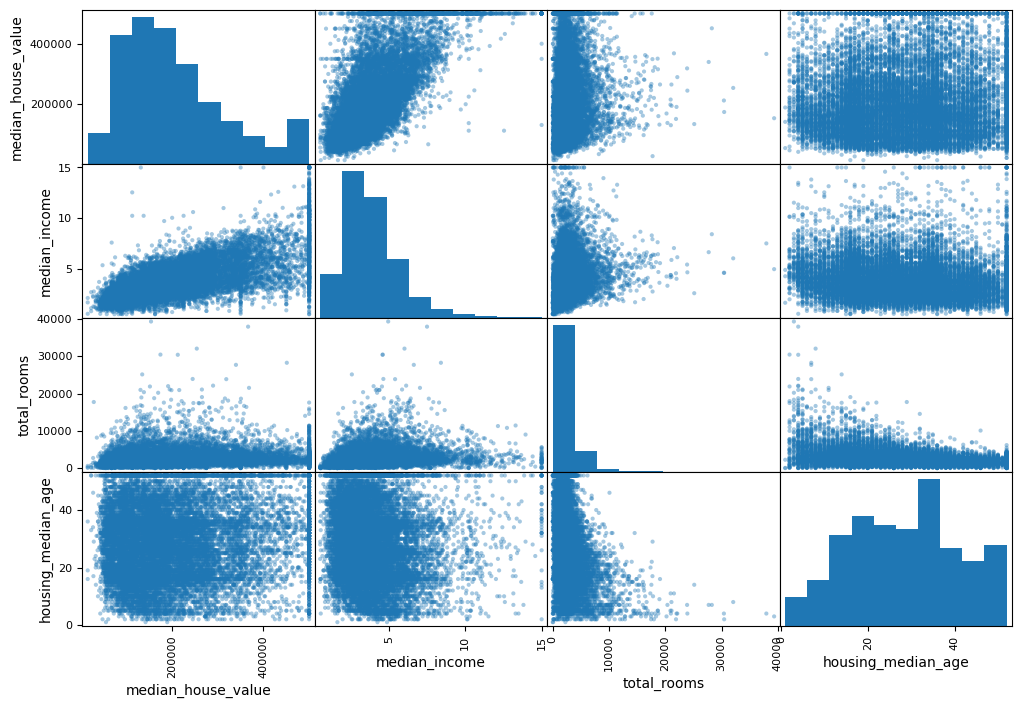
#> input picture Study/Namgwang/배움/scatter_plot.png, 1022 x 708 px, found by its file name
$ python img_open.py
#> lines starting #> are read from the running program, lines starting #| are printed output that depends on the picture; after the words box and inside, x2 and y2 are one past the last pixel; in counts of white or black regions, pixels touching at a corner belong together
import pandas as pd
import numpy as np
import cv2
PATH = r"C:\Users\USER\Documents\GitHub\python_exer\221027\scatter_plot.png"
img = cv2.imread(PATH)
#> img is the input picture: shape (708, 1022, 3); mean B, G, R 230.1, 213.8, 190.4

img2 = cv2.copyTo(img, None)
img2[50:100,:,:] = 0
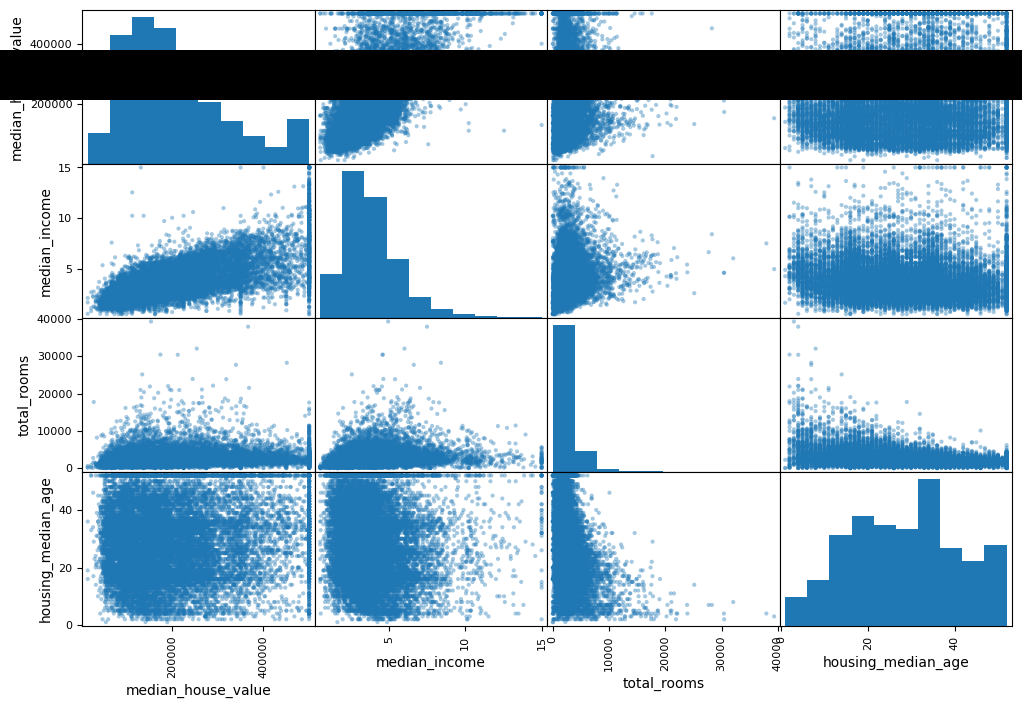
#> img2: shape (708, 1022, 3); 7.03% of pixels changed, all inside (x1, y1, x2, y2) = (0, 50, 1022, 100)

cv2.imshow("scatter", img)
cv2.imshow("scatter_new", img2)
